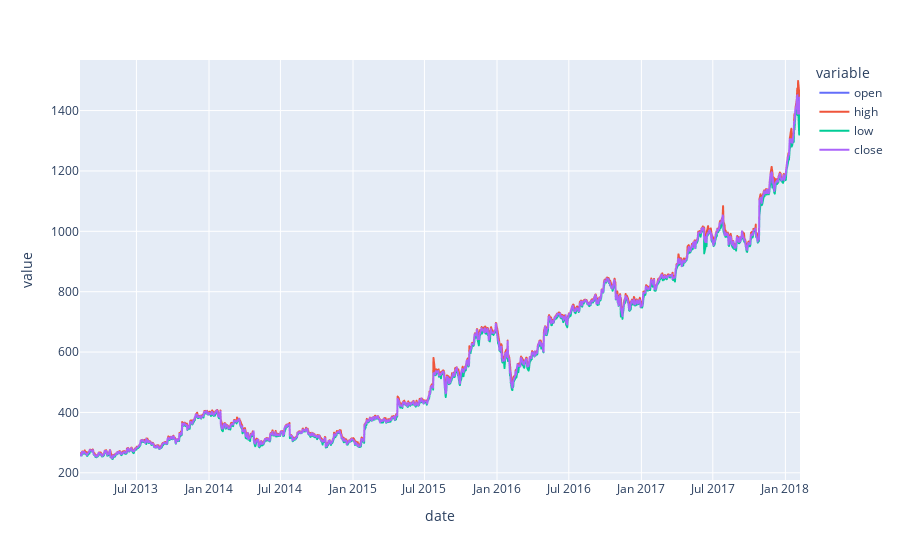

The cell this chart's notebook holds for it:
### Code cell
fig=px.line(amzn_df,x='date',y=['open', 'high', 'low', 'close'])
fig.show()

### Figure 1 — Plotly figure (JSON) as saved in the notebook; plotly's stock layout.template omitted (floating-point values rounded to 4 significant figures; data arrays with more than 128 entries replaced by an {"elided": "..."} marker saying what was removed)
{"data": [{"hovertemplate": "variable=open<br>date=%{x}<br>value=%{y}<extra></extra>", "legendgroup": "open", "line": {"color": "#636efa", "dash": "solid"}, "marker": {"symbol": "circle"}, "mode": "lines", "name": "open", "showlegend": true, "type": "scattergl", "x": {"elided": "1259 str values"}, "xaxis": "x", "y": {"elided": "1259 float values"}, "yaxis": "y"}, {"hovertemplate": "variable=high<br>date=%{x}<br>value=%{y}<extra></extra>", "legendgroup": "high", "line": {"color": "#EF553B", "dash": "solid"}, "marker": {"symbol": "circle"}, "mode": "lines", "name": "high", "showlegend": true, "type": "scattergl", "x": {"elided": "1259 str values"}, "xaxis": "x", "y": {"elided": "1259 float values"}, "yaxis": "y"}, {"hovertemplate": "variable=low<br>date=%{x}<br>value=%{y}<extra></extra>", "legendgroup": "low", "line": {"color": "#00cc96", "dash": "solid"}, "marker": {"symbol": "circle"}, "mode": "lines", "name": "low", "showlegend": true, "type": "scattergl", "x": {"elided": "1259 str values"}, "xaxis": "x", "y": {"elided": "1259 float values"}, "yaxis": "y"}, {"hovertemplate": "variable=close<br>date=%{x}<br>value=%{y}<extra></extra>", "legendgroup": "close", "line": {"color": "#ab63fa", "dash": "solid"}, "marker": {"symbol": "circle"}, "mode": "lines", "name": "close", "showlegend": true, "type": "scattergl", "x": {"elided": "1259 str values"}, "xaxis": "x", "y": {"elided": "1259 float values"}, "yaxis": "y"}], "layout": {"legend": {"title": {"text": "variable"}, "tracegroupgap": 0}, "margin": {"t": 60}, "xaxis": {"anchor": "y", "domain": [0, 1], "title": {"text": "date"}}, "yaxis": {"anchor": "x", "domain": [0, 1], "title": {"text": "value"}}}}
